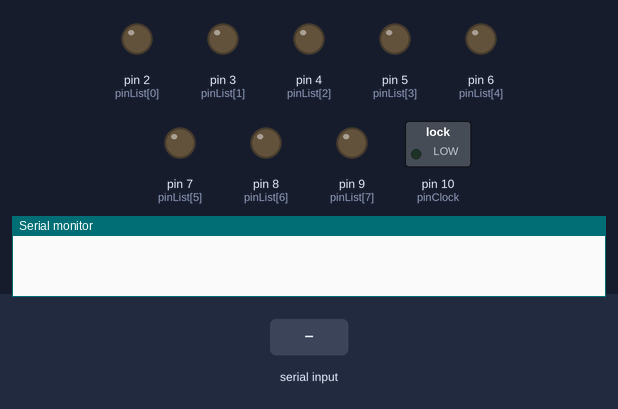
The sketch below on a simulated Arduino Uno, built with avr-gcc and run on an emulated ATmega328P. On the bench: switched loads named in the sketch (green lamp = pin HIGH), output pins drawn as LEDs (lit = HIGH), the last lines printed to the serial monitor. Inputs (shaded band) come from the test bench.

Above: at 1.2 s.
1.3 s: "1\n" received over Serial
At 2.6 s:
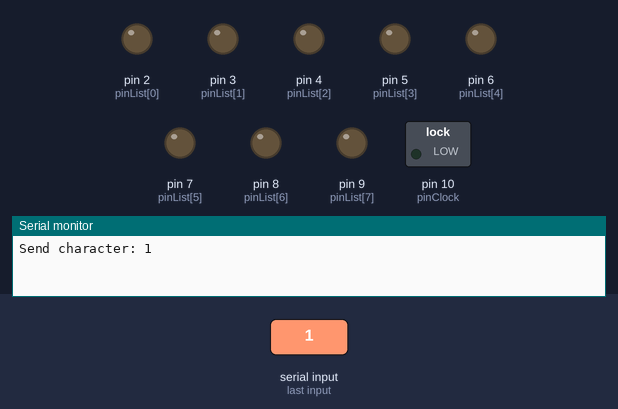
2.9 s: "0\n" received over Serial
At 3.9 s:
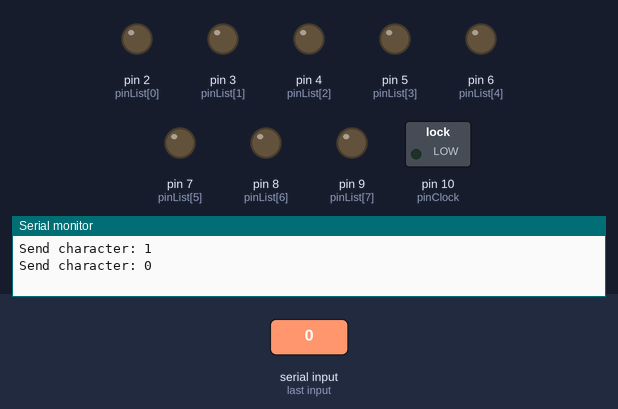
4.5 s: "2\n" received over Serial
At 5.1 s:
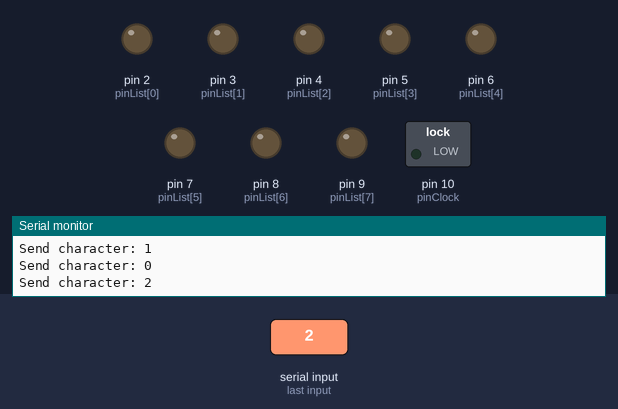
Timing chart, 0 to 7.5 s (numbered marks = the images above; inputs shaded):
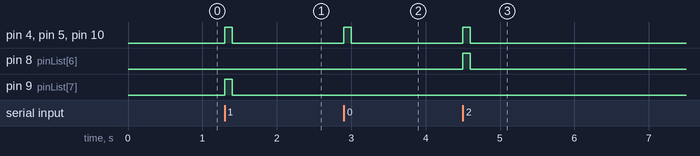

The sketch:

PSS-Verbinding_Zender.ino
```cpp
/*
  Parallele synchrone simplex verbinding

  Zender
    Verzend de waardes als de klok HIGH is.
    Als er geen waardes worden verzonden ook geen klok / HIGH en de waardes van de ASCII pins op LOW.
  Algemeen
    Een verbinding met 8 fysieke datadraden en een klokdraad.
    De databits worden uitgelezen als de klok op HIGH staat.
    De databit representeerd een 1 als het bit op HIGH staat.
    De klok blijft per keer 100 ms op HIGH staan.
    Na 100 ms blijft de klok minimaal 100 ms op LOW staan.
    Als er geen data wordt verzonden, staat de klok op LOW.
*/


int clockHighTime = 100;
int pinList[] = {2,3,4,5,6,7,8,9};
int pinClock = 10;
char characterToSend = '\0';


/*
	Functie: print_character
  Parameters:
	  char characterToSend = het karakter dat verzonden moet worden.
	Beschrijving:
		Deze functie zet alle pins op de goede stand zodat in ASCII het goede getal op de draden staat.
*/

void send_character(char characterToSend){
  // Zet het character om in een decimaal cijfer
  int decimalNotationCharacter = characterToSend;
  int calcNumber = 128;

  // Haal elke keer de grootst mogelijke hoeveelheid eraf en zet op die plaats de pin omhoog
  for (int i = 0; i < 8; i++){
    int rest = decimalNotationCharacter - calcNumber;
    if((rest) >= 0){
      digitalWrite(pinList[i], HIGH);
      decimalNotationCharacter -= calcNumber;
    }
    calcNumber /= 2;
  }
}


/*
	Functie: reset_pins
	Beschrijving:
		Deze functie zet alle pins terug naar beneden.
*/

void reset_pins(){
  for(int i = 0; i < 8; i++){
    digitalWrite(pinList[i], LOW);
  }
}


/*
	Functie: setup
	Beschrijving:
		De standaard setup functie van Arduino.
*/

void setup() {
  // Maak alles klaar voor de serial monitor
  Serial.begin(9600);

  // Zet de pinnen klaar voor gebruik
  // ASCII pinnen
  for(int i = 0; i < 8; i++){
    pinMode(pinList[i], OUTPUT);
  }
  // CLOCKPIN
  pinMode(pinClock, OUTPUT);
}


/*
	Functie: loop
	Beschrijving:
		De standaard loop functie van Arduino.
*/

void loop() {

  // Kijk of er iets in de serial monitor zit
  if (Serial.available() > 0){
    // Pak het teken uit de serial monitor
    String serialInput = Serial.readStringUntil('\n');
    characterToSend = serialInput.charAt(0);
    Serial.print("\nSend character: ");
    Serial.print(characterToSend);
  }


  // Kijk of er een teken is die verzonden moet worden, als het zo is verzend deze dan ook en wacht tot een nieuw character verzonden kan worden
  if (characterToSend != '\0'){
    // Zo ja, zet de pinnen op het juiste teken + zet de klok voor het zenden omhoog

    // Zet de klok omhoog
    digitalWrite(pinClock, HIGH);

    // Zet de juiste waardes op de pinnen
    send_character(characterToSend);

    // Wacht tot het volgende signaal gelezen kan worden
    delay(clockHighTime);

    // Zet de clock weer laag
    digitalWrite(pinClock, LOW);

    // Haal de waardes weer van de pinnen naar de 0 setting
    reset_pins();

    // Zet character weer op ASCII NULL, zodat het vorige teken niet de hele tijd verzonden wordt.
    characterToSend = '\0';

    // Wacht
    delay(clockHighTime);
  }
}
```

Measured:
- after the input at 1.3 s, pin 4 (pinList[2]), pin 5 (pinList[3]), pin 9 (pinList[7]), pin 10 (pinClock): LOW → HIGH at once, → LOW 0.10 s later
- after the input at 2.9 s, pin 4 (pinList[2]), pin 5 (pinList[3]), pin 10 (pinClock): LOW → HIGH at once, → LOW 0.10 s later
- after the input at 4.5 s, pin 4 (pinList[2]), pin 5 (pinList[3]), pin 8 (pinList[6]), pin 10 (pinClock): LOW → HIGH at once, → LOW 0.10 s later
